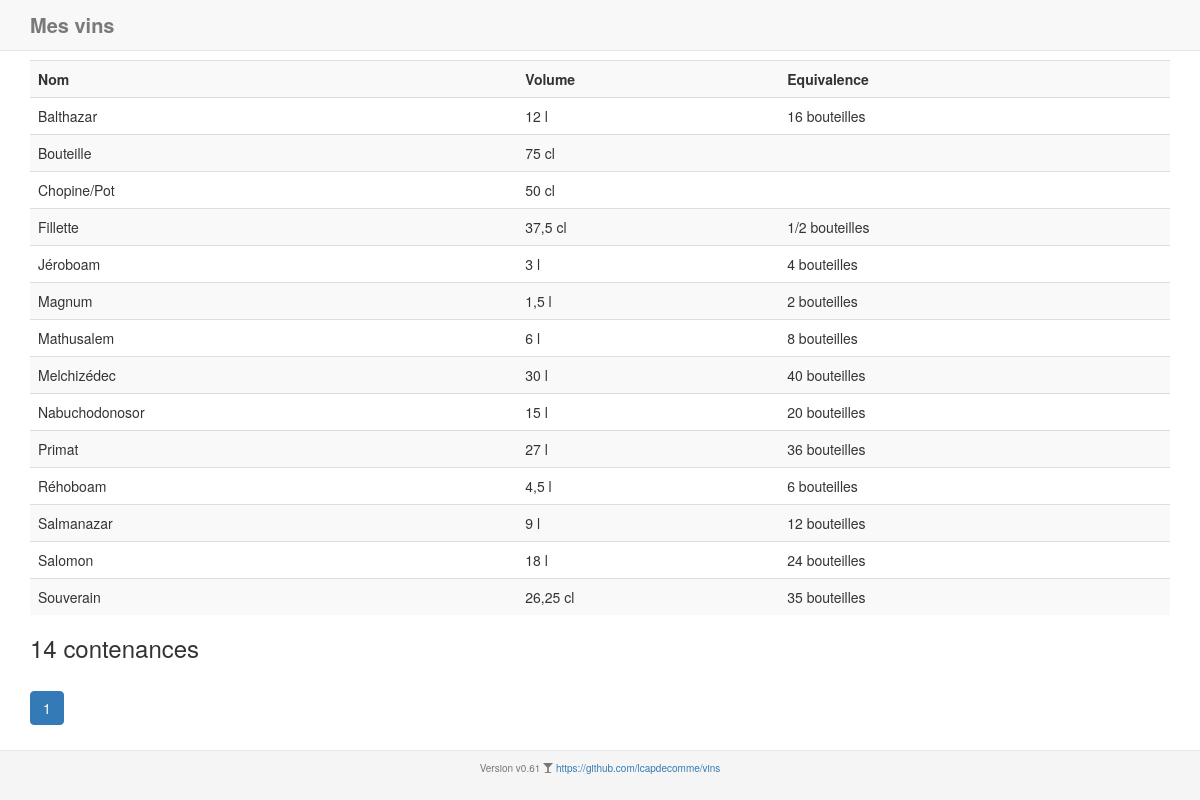
The page /nomenc_contenance.php on the database its author committed.
### tables this page shows
CREATE TABLE `contenance` (
  `id` int(10) NOT NULL,
  `ordre` int(5) NOT NULL,
  `nom` varchar(100) NOT NULL,
  `volume` varchar(10) NOT NULL,
  `equivalence` varchar(100) NOT NULL
);

### objects/Contenance.php (called while the page is built, shortened)
<?php
class Contenance{
    private $conn;
    private $table_name = "contenance";
    public function __construct($db){
        $this->conn = $db;
    }
    function readAll($page, $from_record_num, $records_per_page){
        $query = "SELECT
                    id, nom, volume, equivalence
                FROM
                    " . $this->table_name  . "
                ORDER BY
                    nom ASC
                LIMIT
                    {$from_record_num}, {$records_per_page}";
        $stmt = $this->conn->prepare( $query );
        $stmt->execute();
        return $stmt;
    }
}
?>

### nomenc_contenance.php (the view, shortened to what this page needs)
<?php
include_once "header.php";
?>
<?php
	$page = isset($_GET['page']) ? $_GET['page'] : 1;
	$records_per_page = 15;
	$from_record_num = ($records_per_page * $page) - $records_per_page;
	include_once 'objects/Contenance.php';
	$database = new Database();
	$db = $database->getConnection();
	$contenance = new Contenance($db);
	$stmt = $contenance->readAll($page, $from_record_num, $records_per_page);
	$num = $stmt->rowCount();
	if($num>0){
	    echo "<table class='table table-striped table-hover table-responsive'>";
	        echo "<tr>";
	            echo "<th>Nom</th>";
	            echo "<th>Volume</th>";
	            echo "<th>Equivalence</th>";
	        echo "</tr>";
	        while ($row = $stmt->fetch(PDO::FETCH_ASSOC)){
	            extract($row);
	            echo "<tr>";
	                echo "<td>{$nom}</td>";
	                echo "<td>{$volume}</td>";
	                echo "<td>{$equivalence}</td>";
	            echo "</tr>";
	        }
	    echo "</table>";
		include_once 'paging/paging_contenance.php';
	}
	else{
	    echo "<div>Aucun cépage trouvé</div>";
	}
?>
<?php
include_once "footer.php";
?>

### rows shown on the page
contenance: nom "Balthazar", volume "12 l", equivalence "16 bouteilles"
contenance: nom "Bouteille", volume "75 cl"
contenance: nom "Chopine/Pot", volume "50 cl"
contenance: nom "Fillette", volume "37,5 cl", equivalence "1/2 bouteilles"
contenance: nom "Jéroboam", volume "3 l", equivalence "4 bouteilles"
contenance: nom "Magnum", volume "1,5 l", equivalence "2 bouteilles"
contenance: nom "Mathusalem", volume "6 l", equivalence "8 bouteilles"
contenance: nom "Melchizédec", volume "30 l", equivalence "40 bouteilles"
contenance: nom "Nabuchodonosor", volume "15 l", equivalence "20 bouteilles"
contenance: nom "Primat", volume "27 l", equivalence "36 bouteilles"
contenance: nom "Réhoboam", volume "4,5 l", equivalence "6 bouteilles"
contenance: nom "Salmanazar", volume "9 l", equivalence "12 bouteilles"
contenance: nom "Salomon", volume "18 l", equivalence "24 bouteilles"
contenance: nom "Souverain", volume "26,25 cl", equivalence "35 bouteilles"

### other values the page prints
$total_rows "14"
